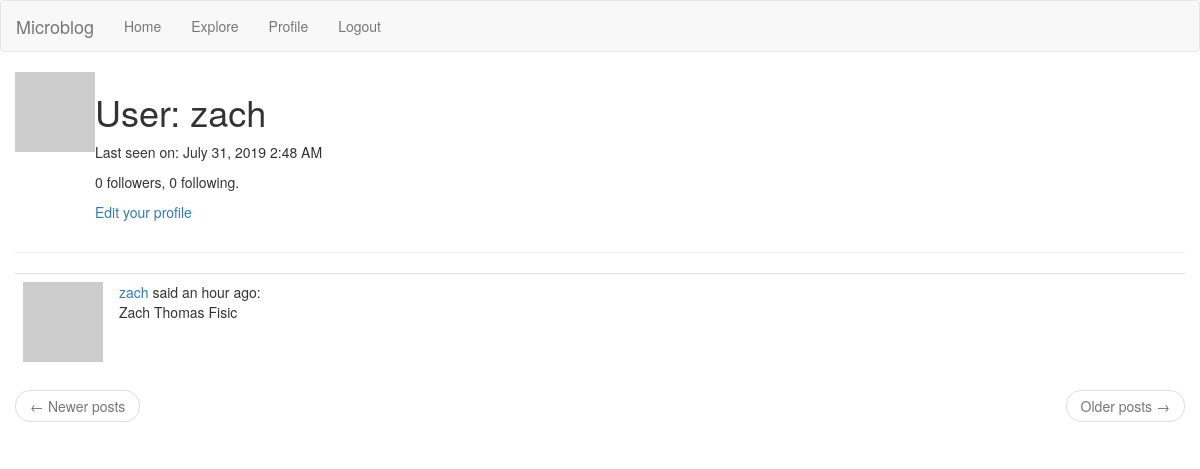
The app's page /user/zach (signed in), older data.
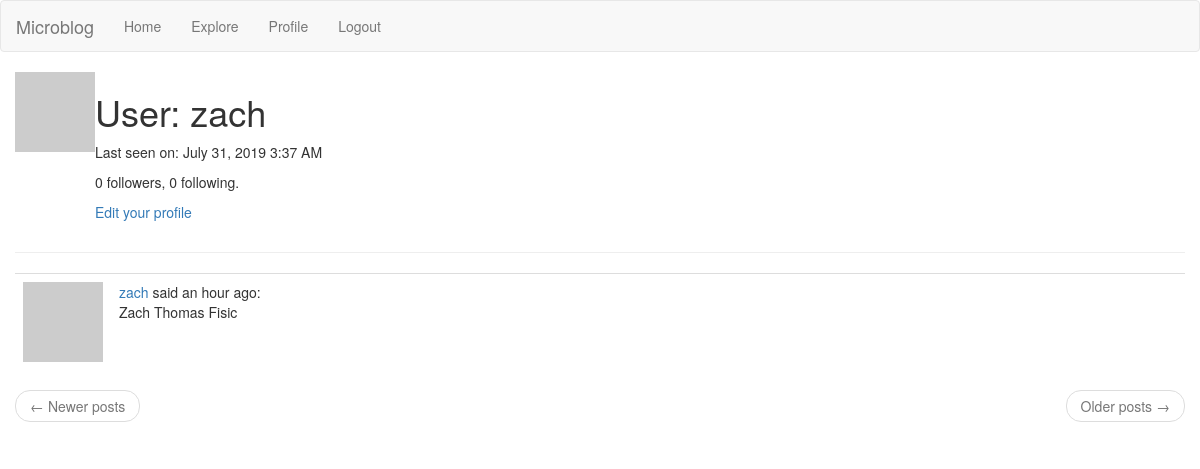
The same page, newer data.
### app/models.py (models this page shows, shortened)
class User(UserMixin, db.Model):
  id = db.Column(db.Integer, primary_key=True)
  username = db.Column(db.String(64), index=True, unique=True)
  email = db.Column(db.String(120), index=True, unique=True)
  password_hash = db.Column(db.String(128))
  posts = db.relationship('Post', backref='author', lazy='dynamic')
  about_me = db.Column(db.String(140))
  last_seen = db.Column(db.DateTime, default=datetime.utcnow)
  followed = db.relationship(
    'User',
    secondary=followers,
    primaryjoin=(followers.c.follower_id == id),
    secondaryjoin=(followers.c.followed_id == id),
    backref=db.backref('followers', lazy='dynamic'),
    lazy='dynamic'
  )
  def avatar(self, size):
    digest = md5(self.email.lower().encode('utf-8')).hexdigest()
    return 'https://www.gravatar.com/avatar/{}?d=identicon&s={}'.format(digest, size)

class Post(db.Model):
  id = db.Column(db.Integer, primary_key=True)
  body = db.Column(db.String(140))
  timestamp = db.Column(db.DateTime, index=True, default=datetime.utcnow)
  user_id = db.Column(db.Integer, db.ForeignKey('user.id'))

### app/routes.py (the view)
@app.route('/user/<username>')
@login_required
def user(username):
  user = User.query.filter_by(username=username).first_or_404()
  page = request.args.get('page', 1, type=int)
  posts = user.posts.order_by(Post.timestamp.desc()).paginate(page, app.config['POSTS_PER_PAGE'], False)
  next_url = url_for('user', username=user.username, page=posts.next_num) if posts.has_next else None
  prev_url = url_for('user', username=user.username, page=posts.prev_num) if posts.has_prev else None
  return render_template('user.html', user=user, posts=posts.items, next_url=next_url, prev_url=prev_url)

### app/models.py (called while the page is built)
@login.user_loader
def load_user(id):
  return User.query.get(int(id))

### app/routes.py (called while the page is built)
@app.before_request
def before_request():
  if current_user.is_authenticated:
    current_user.last_seen = datetime.utcnow()
    db.session.commit()

### app/templates/user.html (shortened to what this page needs)
{% extends "base.html" %}
{% block app_content %}
  <table>
    <tr valign="top">
        <td><img src="{{ user.avatar(128) }}"></td>
        <td>
          <h1>User: {{ user.username }}</h1>
          {% if user.last_seen %}
          <p>Last seen on: {{ moment(user.last_seen).format('LLL') }}</p>
          {% endif %}
          <p>{{ user.followers.count() }} followers, {{ user.followed.count() }} following.</p>
          {% if user == current_user %}
          <p><a href="{{ url_for('edit_profile') }}">Edit your profile</a></p>
          {% elif not current_user.is_following(user) %}
          <p><a href="{{ url_for('follow', username=user.username) }}">Follow</a></p>
          {% else %}
          <p><a href="{{ url_for('unfollow', username=user.username) }}">Unfollow</a></p>
          {% endif %}
        </td>
    </tr>
  </table>
  <hr>
  {% for post in posts %}
    {% include 'post.html' %}
  {% endfor %}
  <nav aria-label="...">
    <ul class="pager">
      <li class="previous{% if not prev_url %} disabled{% endif %}">
        <a href="{{ prev_url or '#' }}">
          <span aria-hidden="true">&larr;</span> Newer posts
        </a>
      </li>
      <li class="next{% if not next_url %} disabled{% endif %}">
        <a href="{{ next_url or '#' }}">
          Older posts <span aria-hidden="true">&rarr;</span>
        </a>
      </li>
    </ul>
  </nav>
{% endblock %}

### app/templates/base.html (shortened to what this page needs)
{% extends "bootstrap/base.html" %}
{% block navbar %}
  <nav class="navbar navbar-default">
    <div class="container-fluid">
      <div class=navbar-header>
        <span class="navbar-brand">Microblog</span>
      </div>
      <div class="collapse navbar-collapse">
        <ul class="nav navbar-nav">
          <li><a class="nav-item nav-link" href="{{url_for('index')}}">Home</a></li>
          {% if current_user.is_anonymous %}
          <li><a class="nav-item nav-link" href="{{url_for('login')}}">Login</a></li>
          {% else %}
          <li><a class="nav-item nav-link" href="{{url_for('explore')}}">Explore</a></li>
          <li><a class="nav-item nav-link" href="{{url_for('user', username=current_user.username)}}">Profile</a></li>
          <li><a class="nav-item nav-link" href="{{url_for('logout')}}">Logout</a></li>
          {% endif %}
        </ul>
      </div>
    </div>
  </nav>
{% endblock %}
{% block content %}
  <div class="container">
    <div class="row">
      {% block app_content %}{% endblock %}
    </div>
  </div>
{% endblock %}

### app/templates/post.html
<table class="table table-hover">
  <tr>
    <td width="70px">
      <a href="{{ url_for('user', username=post.author.username) }}">
        <img src="{{ post.author.avatar(70) }}" />
      </a>
    </td>
    <td>
      <a href="{{ url_for('user', username=post.author.username) }}">
        {{ post.author.username }}
      </a>
      said {{ moment(post.timestamp).fromNow() }}:
      <br>
      {{ post.body }}
    </td>
  </tr>
</table>

Row changes from the older to the newer data that the page shows:
changed User "zach": last_seen "July 31, 2019 2:48 AM" → "July 31, 2019 3:37 AM"
